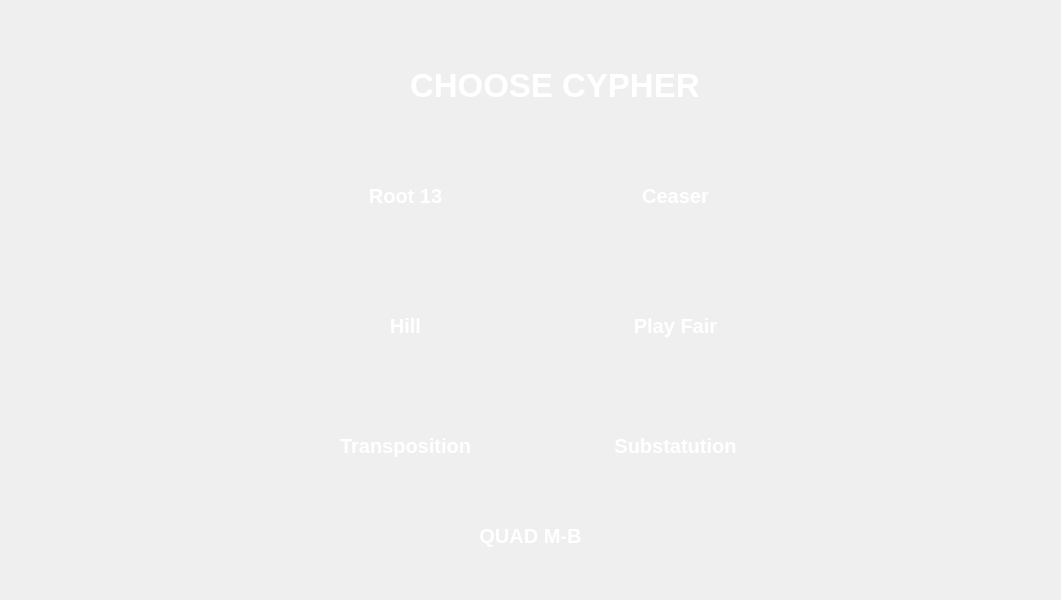
<?xml version="1.0" encoding="UTF-8"?>
<ui version="4.0">
 <class>Form</class>
 <widget class="QWidget" name="Form">
  <property name="geometry">
   <rect>
    <x>0</x>
    <y>0</y>
    <width>1061</width>
    <height>600</height>
   </rect>
  </property>
  <property name="font">
   <font>
    <family>Marlett</family>
    <pointsize>20</pointsize>
   </font>
  </property>
  <property name="windowTitle">
   <string>Form</string>
  </property>
  <widget class="QWidget" name="widget" native="true">
   <property name="geometry">
    <rect>
     <x>40</x>
     <y>20</y>
     <width>1011</width>
     <height>561</height>
    </rect>
   </property>
   <property name="font">
    <font>
     <family>Segoe UI</family>
     <pointsize>10</pointsize>
    </font>
   </property>
   <widget class="QLabel" name="label">
    <property name="geometry">
     <rect>
      <x>10</x>
      <y>0</y>
      <width>941</width>
      <height>551</height>
     </rect>
    </property>
    <property name="styleSheet">
     <string notr="true">border-image: url(:/IMAGES/WhatsApp Image 2025-05-04 at 07.01.51_cc208cae.jpg);
border-bottom-left-radius: 50px;
border-top-right-radius: 50px;
border-top-left-radius: 50px;
border-bottom-right-radius: 50px;
</string>
    </property>
    <property name="text">
     <string/>
    </property>
   </widget>
   <widget class="QPushButton" name="pushButton">
    <property name="geometry">
     <rect>
      <x>270</x>
      <y>150</y>
      <width>191</width>
      <height>51</height>
     </rect>
    </property>
    <property name="font">
     <font>
      <family>Tahoma</family>
      <pointsize>15</pointsize>
      <bold>true</bold>
     </font>
    </property>
    <property name="styleSheet">
     <string notr="true">QPushButton#pushButton {
    background-color: qlineargradient(
        spread:pad, x1:0, y1:0, x2:1, y2:0,
        stop:0 rgba(30, 123, 111, 255),     /* بداية التدرج – أخضر مزرق */
        stop:1 rgba(60, 150, 220, 255)      /* نهاية التدرج – أزرق أوضح */
    );
    color: white;
    border-radius: 20px;
    padding: 8px 20px;
}

QPushButton#pushButton:hover {
    background-color: qlineargradient(
        spread:pad, x1:0, y1:0, x2:1, y2:0,
        stop:0 rgba(25, 115, 105, 255),
        stop:1 rgba(50, 135, 210, 255)      /* زر hover بدرجة أزرق أوضح */
    );
}

QPushButton#pushButton:pressed {
    padding-top: 5px;
    padding-left: 5px;
    background-color: rgb(20, 100, 120);   /* أزرق مخضر غامق وقت الضغط */
}
</string>
    </property>
    <property name="text">
     <string>Root 13</string>
    </property>
   </widget>
   <widget class="QPushButton" name="pushButton_2">
    <property name="geometry">
     <rect>
      <x>540</x>
      <y>150</y>
      <width>191</width>
      <height>51</height>
     </rect>
    </property>
    <property name="font">
     <font>
      <family>Tahoma</family>
      <pointsize>15</pointsize>
      <bold>true</bold>
     </font>
    </property>
    <property name="styleSheet">
     <string notr="true">QPushButton#pushButton_2 {
    background-color: qlineargradient(
        spread:pad, x1:0, y1:0, x2:1, y2:0,
        stop:0 rgba(30, 123, 111, 255),     /* بداية التدرج – أخضر مزرق */
        stop:1 rgba(60, 150, 220, 255)      /* نهاية التدرج – أزرق أوضح */
    );
    color: white;
    border-radius: 20px;
    padding: 8px 20px;
}

QPushButton#pushButton_2:hover {
    background-color: qlineargradient(
        spread:pad, x1:0, y1:0, x2:1, y2:0,
        stop:0 rgba(25, 115, 105, 255),
        stop:1 rgba(50, 135, 210, 255)      /* زر hover بدرجة أزرق أوضح */
    );
}

QPushButton#pushButton_2:pressed {
    padding-top: 5px;
    padding-left: 5px;
    background-color: rgb(20, 100, 120);   /* أزرق مخضر غامق وقت الضغط */
}
</string>
    </property>
    <property name="text">
     <string>Ceaser</string>
    </property>
   </widget>
   <widget class="QPushButton" name="pushButton_4">
    <property name="geometry">
     <rect>
      <x>540</x>
      <y>400</y>
      <width>191</width>
      <height>51</height>
     </rect>
    </property>
    <property name="font">
     <font>
      <family>Tahoma</family>
      <pointsize>15</pointsize>
      <bold>true</bold>
     </font>
    </property>
    <property name="styleSheet">
     <string notr="true">QPushButton#pushButton_4 {
    background-color: qlineargradient(
        spread:pad, x1:0, y1:0, x2:1, y2:0,
        stop:0 rgba(30, 123, 111, 255),     /* بداية التدرج – أخضر مزرق */
        stop:1 rgba(60, 150, 220, 255)      /* نهاية التدرج – أزرق أوضح */
    );
    color: white;
    border-radius: 20px;
    padding: 8px 20px;
}

QPushButton#pushButton_4:hover {
    background-color: qlineargradient(
        spread:pad, x1:0, y1:0, x2:1, y2:0,
        stop:0 rgba(25, 115, 105, 255),
        stop:1 rgba(50, 135, 210, 255)      /* زر hover بدرجة أزرق أوضح */
    );
}

QPushButton#pushButton_4:pressed {
    padding-top: 5px;
    padding-left: 5px;
    background-color: rgb(20, 100, 120);   /* أزرق مخضر غامق وقت الضغط */
}
</string>
    </property>
    <property name="text">
     <string>Substatution</string>
    </property>
   </widget>
   <widget class="QPushButton" name="pushButton_5">
    <property name="geometry">
     <rect>
      <x>540</x>
      <y>280</y>
      <width>191</width>
      <height>51</height>
     </rect>
    </property>
    <property name="font">
     <font>
      <family>Segoe UI</family>
      <pointsize>15</pointsize>
      <bold>true</bold>
     </font>
    </property>
    <property name="styleSheet">
     <string notr="true">QPushButton#pushButton_5 {
    background-color: qlineargradient(
        spread:pad, x1:0, y1:0, x2:1, y2:0,
        stop:0 rgba(30, 123, 111, 255),     /* بداية التدرج – أخضر مزرق */
        stop:1 rgba(60, 150, 220, 255)      /* نهاية التدرج – أزرق أوضح */
    );
    color: white;
    border-radius: 20px;
    padding: 8px 20px;
}

QPushButton#pushButton_5:hover {
    background-color: qlineargradient(
        spread:pad, x1:0, y1:0, x2:1, y2:0,
        stop:0 rgba(25, 115, 105, 255),
        stop:1 rgba(50, 135, 210, 255)      /* زر hover بدرجة أزرق أوضح */
    );
}

QPushButton#pushButton_5:pressed {
    padding-top: 5px;
    padding-left: 5px;
    background-color: rgb(20, 100, 120);   /* أزرق مخضر غامق وقت الضغط */
}
</string>
    </property>
    <property name="text">
     <string>Play Fair</string>
    </property>
   </widget>
   <widget class="QPushButton" name="pushButton_6">
    <property name="geometry">
     <rect>
      <x>270</x>
      <y>280</y>
      <width>191</width>
      <height>51</height>
     </rect>
    </property>
    <property name="font">
     <font>
      <family>Tahoma</family>
      <pointsize>15</pointsize>
      <bold>true</bold>
     </font>
    </property>
    <property name="styleSheet">
     <string notr="true">QPushButton#pushButton_6 {
    background-color: qlineargradient(
        spread:pad, x1:0, y1:0, x2:1, y2:0,
        stop:0 rgba(30, 123, 111, 255),     /* بداية التدرج – أخضر مزرق */
        stop:1 rgba(60, 150, 220, 255)      /* نهاية التدرج – أزرق أوضح */
    );
    color: white;
    border-radius: 20px;
    padding: 8px 20px;
}

QPushButton#pushButton_6:hover {
    background-color: qlineargradient(
        spread:pad, x1:0, y1:0, x2:1, y2:0,
        stop:0 rgba(25, 115, 105, 255),
        stop:1 rgba(50, 135, 210, 255)      /* زر hover بدرجة أزرق أوضح */
    );
}

QPushButton#pushButton_6:pressed {
    padding-top: 5px;
    padding-left: 5px;
    background-color: rgb(20, 100, 120);   /* أزرق مخضر غامق وقت الضغط */
}
</string>
    </property>
    <property name="text">
     <string>Hill</string>
    </property>
   </widget>
   <widget class="QPushButton" name="pushButton_7">
    <property name="geometry">
     <rect>
      <x>270</x>
      <y>400</y>
      <width>191</width>
      <height>51</height>
     </rect>
    </property>
    <property name="font">
     <font>
      <family>Tahoma</family>
      <pointsize>15</pointsize>
      <bold>true</bold>
     </font>
    </property>
    <property name="styleSheet">
     <string notr="true">QPushButton#pushButton_7 {
    background-color: qlineargradient(
        spread:pad, x1:0, y1:0, x2:1, y2:0,
        stop:0 rgba(30, 123, 111, 255),     /* بداية التدرج – أخضر مزرق */
        stop:1 rgba(60, 150, 220, 255)      /* نهاية التدرج – أزرق أوضح */
    );
    color: white;
    border-radius: 20px;
    padding: 8px 20px;
}

QPushButton#pushButton_7:hover {
    background-color: qlineargradient(
        spread:pad, x1:0, y1:0, x2:1, y2:0,
        stop:0 rgba(25, 115, 105, 255),
        stop:1 rgba(50, 135, 210, 255)      /* زر hover بدرجة أزرق أوضح */
    );
}

QPushButton#pushButton_7:pressed {
    padding-top: 5px;
    padding-left: 5px;
    background-color: rgb(20, 100, 120);   /* أزرق مخضر غامق وقت الضغط */
}
</string>
    </property>
    <property name="text">
     <string>Transposition</string>
    </property>
   </widget>
   <widget class="QLabel" name="label_2">
    <property name="geometry">
     <rect>
      <x>370</x>
      <y>20</y>
      <width>301</width>
      <height>91</height>
     </rect>
    </property>
    <property name="font">
     <font>
      <family>Segoe UI</family>
      <pointsize>25</pointsize>
      <bold>true</bold>
     </font>
    </property>
    <property name="styleSheet">
     <string notr="true">color: rgb(255, 255, 255);</string>
    </property>
    <property name="text">
     <string>CHOOSE CYPHER</string>
    </property>
   </widget>
   <widget class="QPushButton" name="pushButton_8">
    <property name="geometry">
     <rect>
      <x>400</x>
      <y>490</y>
      <width>181</width>
      <height>51</height>
     </rect>
    </property>
    <property name="font">
     <font>
      <family>Segoe UI</family>
      <pointsize>15</pointsize>
      <bold>true</bold>
     </font>
    </property>
    <property name="styleSheet">
     <string notr="true">QPushButton#pushButton_8 {
    background-color: qlineargradient(
        spread:pad, x1:0, y1:0, x2:1, y2:0,
        stop:0 rgba(30, 123, 111, 255),     /* بداية التدرج – أخضر مزرق */
        stop:1 rgba(60, 150, 220, 255)      /* نهاية التدرج – أزرق أوضح */
    );
    color: white;
    border-radius: 20px;
    padding: 8px 20px;
}

QPushButton#pushButton_8:hover {
    background-color: qlineargradient(
        spread:pad, x1:0, y1:0, x2:1, y2:0,
        stop:0 rgba(25, 115, 105, 255),
        stop:1 rgba(50, 135, 210, 255)      /* زر hover بدرجة أزرق أوضح */
    );
}

QPushButton#pushButton_8:pressed {
    padding-top: 5px;
    padding-left: 5px;
    background-color: rgb(20, 100, 120);   /* أزرق مخضر غامق وقت الضغط */
}
</string>
    </property>
    <property name="text">
     <string>QUAD M-B</string>
    </property>
   </widget>
  </widget>
 </widget>
 <resources>
  <include location="../../../PycharmProjects/PythonProject1/IMAGES.qrc"/>
 </resources>
 <connections/>
</ui>
